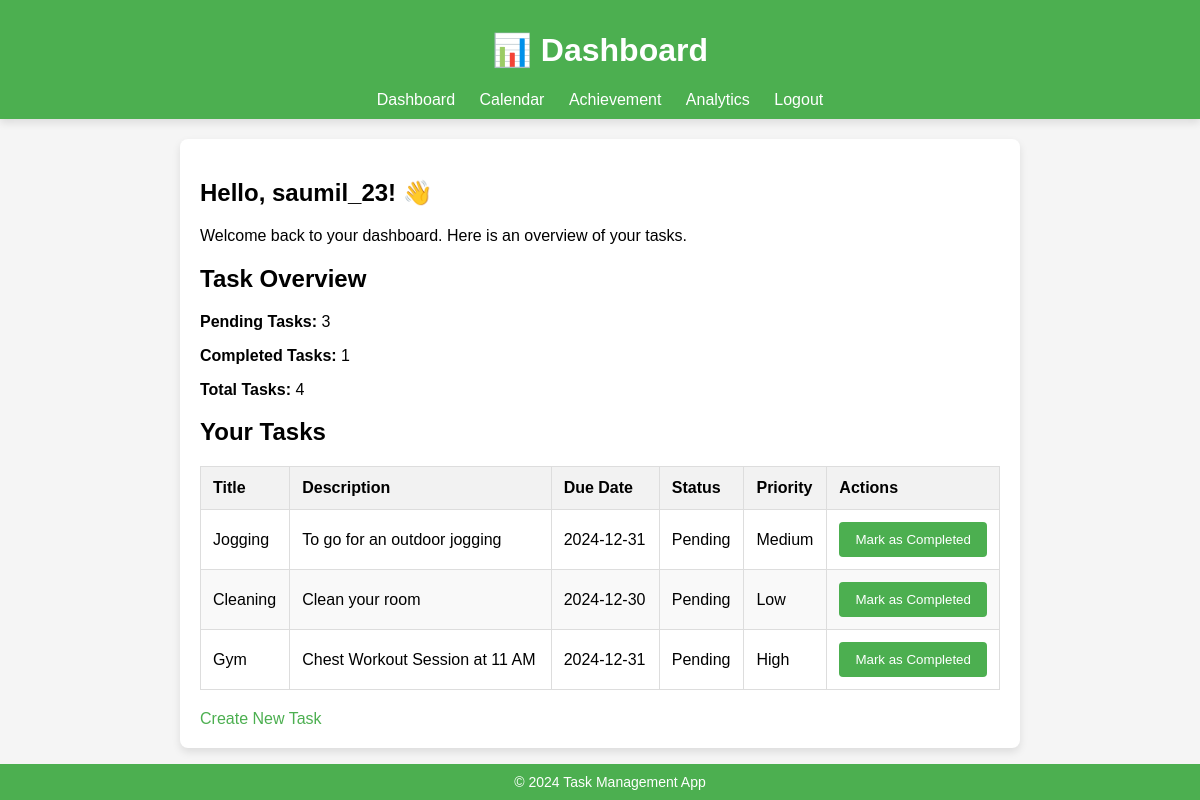
Page /dashboard (signed in) on the earlier database version.
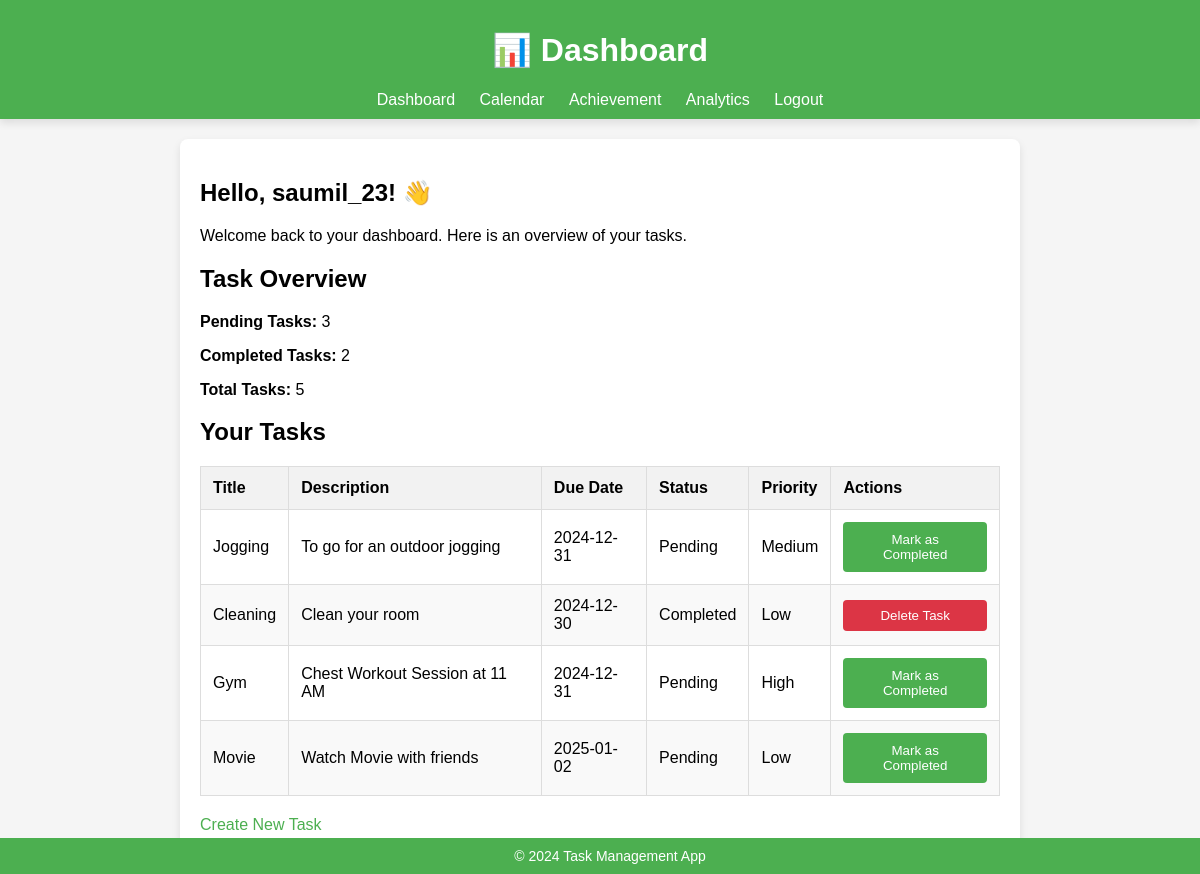
Same page on the later database version.
### main.py (models this page shows)
class User(db.Model):
    id = db.Column(db.Integer, primary_key=True)
    username = db.Column(db.String(50), unique=True, nullable=False)
    email = db.Column(db.String(100), unique=True, nullable=False)
    password = db.Column(db.String(200), nullable=False)
    tasks = db.relationship('Task', backref='user', lazy=True)

class Task(db.Model):
    id = db.Column(db.Integer, primary_key=True)
    title = db.Column(db.String(100), nullable=False)
    description = db.Column(db.Text, nullable=True)
    due_date = db.Column(db.Date, nullable=False)
    status = db.Column(db.String(20), default='Pending')
    priority = db.Column(db.String(10), default='Low')
    user_id = db.Column(db.Integer, db.ForeignKey('user.id'))
    created_date = db.Column(db.DateTime, default=datetime.utcnow)
    completed_date = db.Column(db.DateTime, nullable=True)
    is_deleted = db.Column(db.Boolean, default=False)

### main.py (the view)
@app.route('/dashboard')
def dashboard():
    user = get_current_user()
    if not user:
        flash('Please log in first.', 'warning')
        return redirect(url_for('login'))
    tasks = Task.query.filter_by(user_id=user.id).all()
    pending_tasks = sum(1 for task in tasks if task.status == 'Pending' and not task.is_deleted)
    completed_tasks = sum(1 for task in tasks if task.status == 'Completed')
    total_tasks = pending_tasks + completed_tasks
    return render_template('dashboard.html',
                           tasks=tasks,
                           pending_tasks=pending_tasks,
                           completed_tasks=completed_tasks,
                           total_tasks=total_tasks,
                           username=user.username)

### main.py (called while the page is built)
def get_current_user():
    user_id = session.get('user_id')
    if user_id:
        return db.session.get(User, user_id)
    return None

### templates/dashboard.html (shortened to what this page needs)
<!DOCTYPE html>
<html lang="en">
<head>
    <link rel="stylesheet" href="{{ url_for('static', filename='styles.css') }}">
</head>
<body>
    <header>
        <h1>📊 Dashboard</h1>
        <nav>
            <a href="{{ url_for('dashboard') }}">Dashboard</a>
            <a href="{{ url_for('calendar') }}">Calendar</a>
            <a href="{{ url_for('achievement') }}">Achievement</a>
            <a href="{{ url_for('analytics') }}">Analytics</a>
            <a href="{{ url_for('logout') }}">Logout</a>
        </nav>
    </header>
    <main>
        <section class="greeting-message">
            <h2>Hello, {{ username }}! 👋</h2>
            <p>Welcome back to your dashboard. Here is an overview of your tasks.</p>
        </section>
        <section class="task-overview">
            <h2>Task Overview</h2>
            <div class="overview-stats">
                <p><strong>Pending Tasks:</strong> {{ pending_tasks }}</p>
                <p><strong>Completed Tasks:</strong> {{ completed_tasks }}</p>
                <p><strong>Total Tasks:</strong> {{ total_tasks }}</p>
            </div>
        </section>
        <section class="task-list">
            <h2>Your Tasks</h2>
            <table>
                <thead>
                    <tr>
                        <th>Title</th>
                        <th>Description</th>
                        <th>Due Date</th>
                        <th>Status</th>
                        <th>Priority</th>
                        <th>Actions</th>
                    </tr>
                </thead>
                <tbody>
                    {% for task in tasks %}
                        {% if not task.is_deleted%}
                        <tr>
                            <td>{{ task.title }}</td>
                            <td>{{ task.description }}</td>
                            <td>{{ task.due_date }}</td>
                            <td>{{ task.status }}</td>
                            <td>{{ task.priority }}</td>
                            <td>
                                {% if task.status != 'Completed' %}
                                <form action="{{ url_for('complete_task', task_id=task.id) }}" method="POST">
                                    <button type="submit" class="btn btn-primary">Mark as Completed</button>
                                </form>
                                {% elif task.status == 'Completed' and not task.is_deleted %}
                                <form action="{{ url_for('delete_task', task_id=task.id) }}" method="POST">
                                    <button type="submit" class="btn btn-danger">Delete Task</button>
                                </form>
                                {% else %}
                                    <button class="btn btn-secondary" disabled>Task Deleted</button>
                                {% endif %}
                            {% endif %}
                        </td>
                    </tr>
                    {% endfor %}
                </tbody>
            </table>
        </section>
        <a href="{{ url_for('create_task') }}" class="btn btn-success">Create New Task</a>
    </main>
    <footer>
        <p>&copy; 2024 Task Management App</p>
    </footer>
</body>
</html>

### static/styles.css (style rules this page uses)
body { font-family: Arial, sans-serif; margin: 0; padding: 0; background-color: #f5f5f5; }
header { background-color: #4CAF50; color: white; padding: 10px 0; text-align: center; box-shadow: 0 4px 8px rgba(0, 0, 0, 0.1); }
header nav a { color: white; margin: 0 10px; text-decoration: none; font-size: 16px; }
main { margin: 20px auto; padding: 20px; background-color: white; max-width: 800px; border-radius: 8px; box-shadow: 0 4px 8px rgba(0, 0, 0, 0.1); }
form button { background-color: #4CAF50; color: white; padding: 10px 15px; border: none; border-radius: 4px; cursor: pointer; width: 100%; box-sizing: border-box; }
table { width: 100%; border-collapse: collapse; margin: 20px 0; }
table th, table td { padding: 12px; text-align: left; border: 1px solid #ddd; }
table th { background-color: #f2f2f2; }
table tr:nth-child(even) { background-color: #f9f9f9; }
a { color: #4CAF50; text-decoration: none; }
footer { text-align: center; padding: 10px; background-color: #4CAF50; color: white; position: fixed; bottom: 0; width: 100%; }
footer p { margin: 0; font-size: 14px; }
.btn-danger { background-color: #dc3545; color: #fff; border: none; padding: 8px 12px; border-radius: 4px; cursor: pointer; }

Differences in the rows shown:
changed Task "Cleaning": status "Pending" → "Completed"; status "Mark as Completed" → "Delete Task"
added Task: title "Movie", description "Watch Movie with friends", due_date "2025-01-02", status "Pending", priority "Low"
Other differences:
{{ completed_tasks }}: "1" → "2"
{{ total_tasks }}: "4" → "5"
